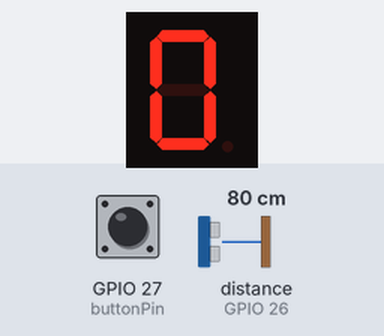
This sketch was run on a simulated ESP32. Shown: 1-digit seven-segment display. Wiring (inferred from the names in the program): ultrasonic range finder: trigger GPIO 25; echo GPIO 26; 1-digit 7-segment display, segments lit when HIGH: segments GPIO 19, GPIO 18, GPIO 5, GPIO 17, GPIO 16, GPIO 4, GPIO 2. The test bench sets the inputs (shaded band); at power-on: GPIO 27 (buttonPin) HIGH, distance to the obstacle (sensor on GPIO 26) 80 cm. The echo pulse lasts 58.3 µs per cm; WiFi joins after 1.5 s; servers stay silent unless stated; uploads are accepted with an empty reply; the segment pins are drawn as the display they are named for; what the sketch prints to the serial monitor is not drawn.

Above: at 2.8 s.
2.9 s: GPIO 27 (buttonPin) pulled LOW for 0.15 s
At 4.4 s:
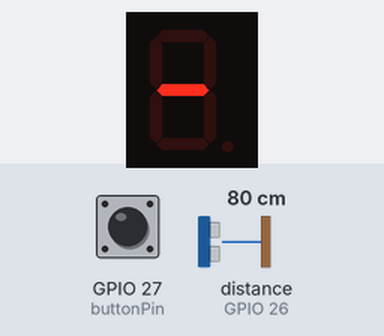
4.8 s: GPIO 27 (buttonPin) pulled LOW for 1 s
At 6.6 s:
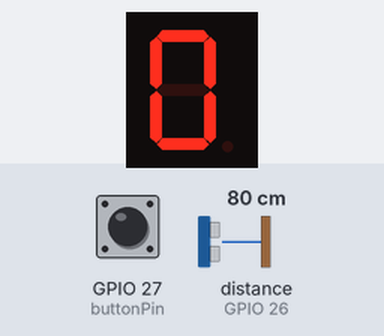
7.3 s: distance to the obstacle (sensor on GPIO 26) set to 2 cm
At 8.1 s:
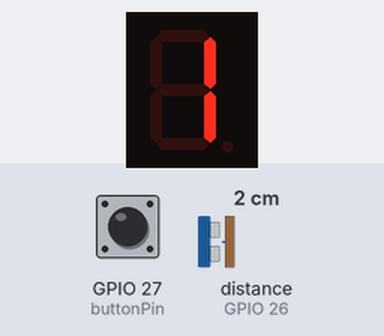
Timing chart, 0 to 10.3 s (numbered marks = the images above; inputs shaded):
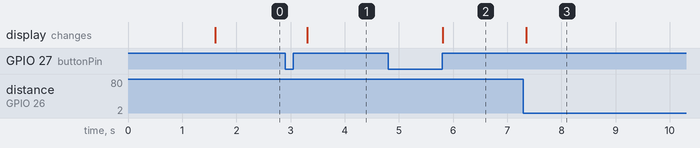

The sketch:

Penghitung_Barang_ESP32.ino
```cpp
#include <WiFi.h>
#include <HTTPClient.h>

// ===== PENGATURAN PENGGUNA =====
const char* ssid = "Kyoto6";
const char* password = "MedanLaguboti";
String GScript_URL = "https://script.google.com/macros/s/AKfycbzz8YUawF0QHg6mFzwly3pV6TJPc2PoWq-0A3Qi00q5LWFxdkCdvf97kNE-hyWLzuD21w/exec";

// ===== PENGATURAN PIN ESP32 =====
// Sensor Ultrasonik
const int trigPin = 25;
const int echoPin = 26;
// Tombol
const int buttonPin = 27;
// 7-Segment Display (a, b, c, d, e, f, g)
const int segmentPins[] = {19, 18, 5, 17, 16, 4, 2};

// ===== PENGATURAN LOGIKA =====
const int AMBANG_BATAS_CM = 17;
const long longPressDuration = 1500;

// ===== VARIABEL GLOBAL =====
int counter = 0;
bool barangTerdeteksi = false;
bool isSensorActive = true;
int lastButtonState = HIGH;
unsigned long buttonPressTime = 0;

// ===== POLA 7-SEGMENT DISPLAY =====
// **PILIH SALAH SATU!** Beri komentar (//) pada blok yang tidak digunakan.

// Pola untuk COMMON CATHODE (pin COM ke GND)
byte segmentData[10] = {
  B11111100, // 0
  B01100000, // 1
  B11011010, // 2
  B11110010, // 3
  B01100110, // 4
  B10110110, // 5
  B10111110, // 6
  B11100000, // 7
  B11111110, // 8
  B11110110  // 9
};

void setup() {
  Serial.begin(115200);
  delay(100);

  pinMode(trigPin, OUTPUT);
  pinMode(echoPin, INPUT);
  pinMode(buttonPin, INPUT_PULLUP);

  // Inisialisasi semua pin segmen sebagai OUTPUT
  for (int i = 0; i < 7; i++) {
    pinMode(segmentPins[i], OUTPUT);
  }

  setupWifi();
}

void loop() {
  handleButton();

  if (isSensorActive) {
    runCounter();
    tampilkanAngka(counter); // Tampilkan angka jika sensor aktif
  } else {
    tampilkanSimbolMati(); // Tampilkan simbol '-' jika sensor mati
  }

  delay(50);
}

// Fungsi untuk menampilkan angka ke 7-segment display
void tampilkanAngka(int angka) {
  if (angka < 0 || angka > 9) return;
  byte pola = segmentData[angka];
  for (int i = 0; i < 7; i++) {
    // Membaca bit dari kanan ke kiri
    digitalWrite(segmentPins[i], bitRead(pola, 7 - i));
  }
}

// Fungsi untuk menampilkan simbol '-' saat sensor mati
void tampilkanSimbolMati() {
  // Pola untuk simbol '-' (hanya segmen 'g' yang menyala)
  byte polaMati = B00000010;
  for (int i = 0; i < 7; i++) {
    digitalWrite(segmentPins[i], bitRead(polaMati, 7 - i));
  }
}

// --- Fungsi-fungsi lainnya (tidak ada perubahan) ---

void setupWifi() {
  Serial.print("Menghubungkan ke Wi-Fi: ");
  Serial.println(ssid);
  WiFi.begin(ssid, password);
  while (WiFi.status() != WL_CONNECTED) {
    delay(500);
    Serial.print(".");
  }
  Serial.println("\nWi-Fi terhubung!");
  Serial.print("Alamat IP: ");
  Serial.println(WiFi.localIP());
}

void handleButton() {
  int buttonReading = digitalRead(buttonPin);
  if (buttonReading == LOW && lastButtonState == HIGH) {
    buttonPressTime = millis();
  }
  if (buttonReading == HIGH && lastButtonState == LOW) {
    unsigned long pressDuration = millis() - buttonPressTime;
    if (pressDuration >= longPressDuration) {
      counter = 0;
      Serial.println("TEKANAN LAMA: Counter direset ke 0!");
    } else {
      isSensorActive = !isSensorActive;
      if (isSensorActive) {
        Serial.println("TEKANAN SINGKAT: Sensor DIAKTIFKAN");
      } else {
        Serial.println("TEKANAN SINGKAT: Sensor DINONAKTIFKAN. Mengirim data...");
        sendDataToSheet(counter);
      }
    }
  }
  lastButtonState = buttonReading;
}

void runCounter() {
  digitalWrite(trigPin, LOW);
  delayMicroseconds(2);
  digitalWrite(trigPin, HIGH);
  delayMicroseconds(10);
  digitalWrite(trigPin, LOW);
  unsigned long durasi = pulseIn(echoPin, HIGH);
  int jarak = durasi * 0.017;
  if (jarak < AMBANG_BATAS_CM && jarak > 0) {
    if (!barangTerdeteksi) {
      counter++;
      if (counter > 9) { // Reset ke 0 jika lebih dari 9
          counter = 0;
      }
      barangTerdeteksi = true;
      Serial.print("Barang terhitung! Jumlah saat ini: ");
      Serial.println(counter);
    }
  } else {
    barangTerdeteksi = false;
  }
}

void sendDataToSheet(int countValue) {
  if (WiFi.status() == WL_CONNECTED) {
    HTTPClient http;
    String fullUrl = GScript_URL + "?count=" + String(countValue);
    Serial.print("Mengirim data ke URL: ");
    Serial.println(fullUrl);
    http.begin(fullUrl);
    int httpCode = http.GET();
    if (httpCode > 0) {
      String payload = http.getString();
      Serial.println("Kode respons: " + String(httpCode));
      Serial.println("Isi respons: " + payload);
    } else {
      Serial.println("Gagal mengirim data, error: " + http.errorToString(httpCode));
    }
    http.end();
  } else {
    Serial.println("Wi-Fi tidak terhubung. Data tidak dapat dikirim.");
  }
}
```

Measured:
- after the input at 2.9 s, the display: changes after 0.41 s (image 1)
- after the input at 4.8 s, the display: changes after 1.0 s (image 2)
- after the input at 7.3 s, the display: changes after 0.05 s (image 3)
